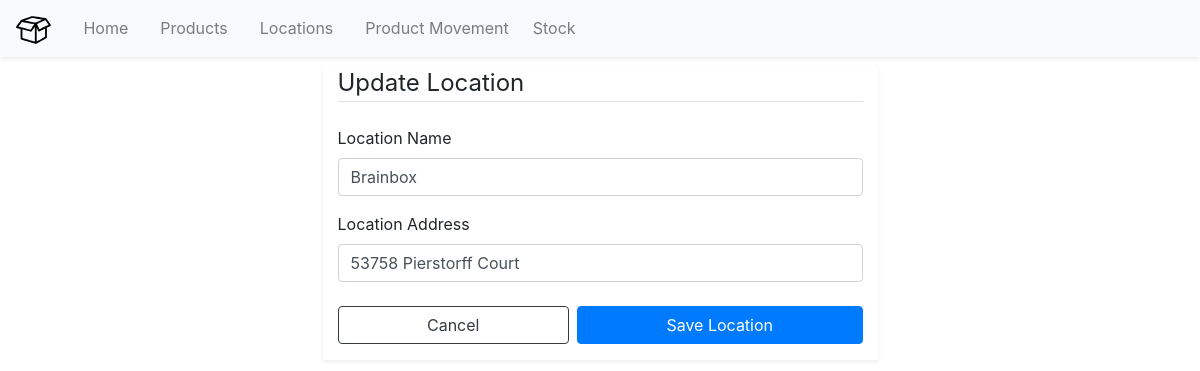
The app's page /updatelocation/1, older data.
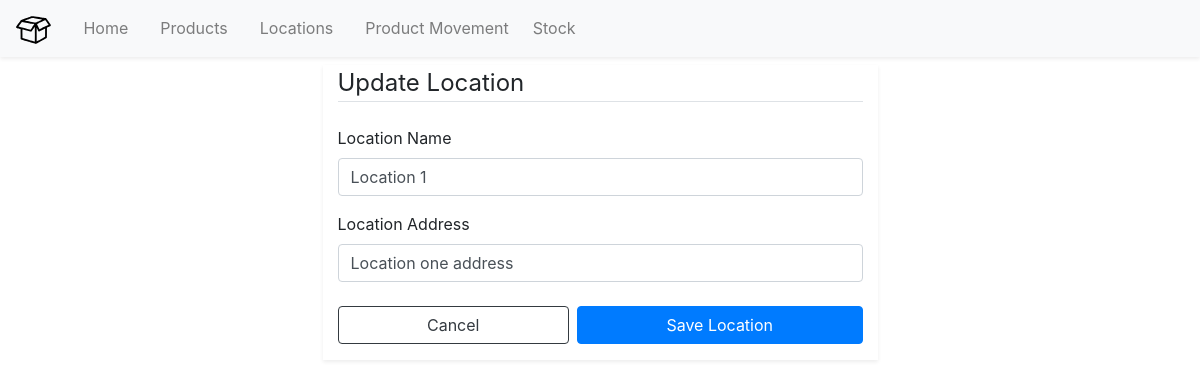
The same page, newer data.
### models.py (models this page shows, shortened)
class Location(db.Model):
    id = db.Column(db.Integer, primary_key = True)
    locationName = db.Column(db.String(100), nullable = False)
    locationAddress = db.Column(db.String(200), nullable = False)

### app.py (the view, shortened to what this page needs)
@app.route('/updatelocation/<int:locationId>', methods=['GET', 'POST'])
def updatelocation(locationId):
    location = Location.query.get_or_404(locationId)
    form = LocationForm()
    form.locationName.data = location.locationName
    form.locationAddress.data = location.locationAddress
    return render_template('addlocation.html', form = form, legend = 'Update Location')

### forms.py
class LocationForm(FlaskForm):
    locationName = StringField('Location Name', validators=[DataRequired()])
    locationAddress = StringField('Location Address', validators=[DataRequired()])
    submit = SubmitField("Save Location")

### templates/addlocation.html (shortened to what this page needs)
{% extends "layout.html" %} {% block main %}
<div class="form m-auto col-6 shadow-sm">
	<form action="" method="post">
		<fieldset class="form-group">
			<legend class="border-bottom mb-4">{{ legend }}</legend>
			<div class="form-group">
				{{ form.locationName.label(class="form-control-label") }} {{
				form.locationName(class="form-control form-control") }}
			</div>
			<div class="form-group">
				{{ form.locationAddress.label(class="form-control-label") }} {{
				form.locationAddress(class="form-control form-control") }}
			</div>
			<div class="form-group">
				<div class="d-flex mt-4">
					<a
						href="{{url_for('locations')}}"
						class="btn btn-outline-dark flex-grow-1 mr-1"
					>
						Cancel
					</a>
					{{ form.submit(class="btn btn-primary flex-grow-1 ml-1") }}
				</div>
			</div>
		</fieldset>
	</form>
</div>
{% endblock %}

Row changes from the older to the newer data that the page shows:
changed Location: locationName "Brainbox" → "Location 1"; locationAddress "53758 Pierstorff Court" → "Location one address"
